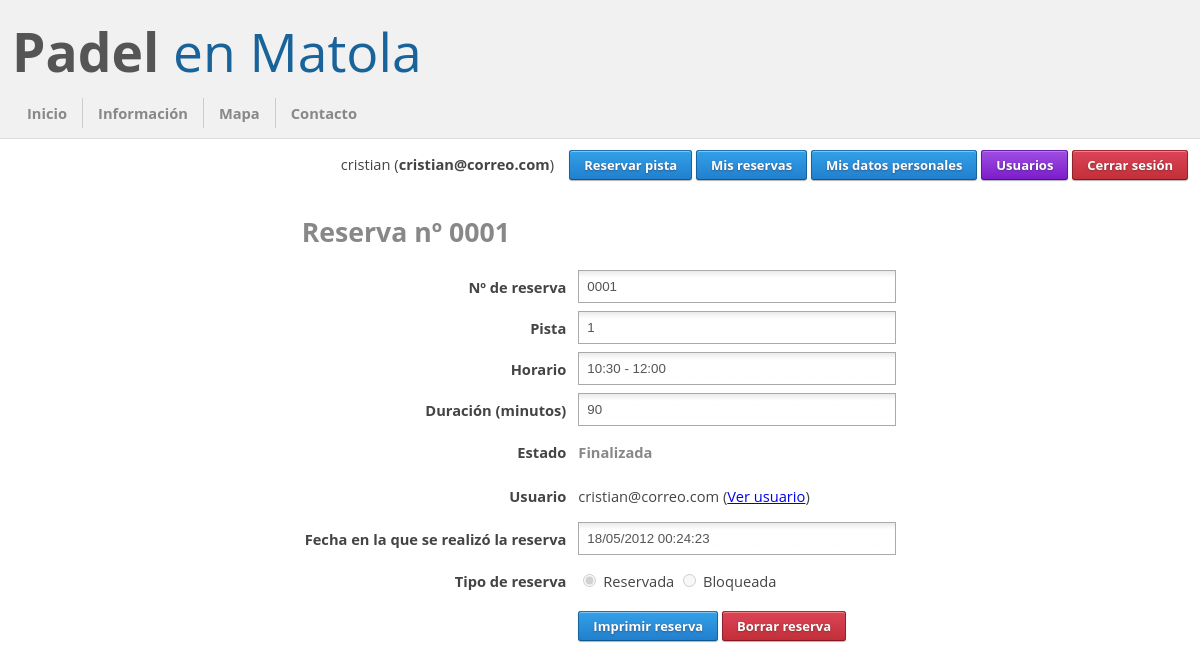
/Padel/reserva.php?id=1 (signed in), run on the app's committed database.
### tables this page shows
create table usuarios
(
    id int not null auto_increment,
    email varchar(255) not null,
    nombre text not null,
    contrasena varchar(40) not null,
    dni text not null,
    sexo enum ('hombre', 'mujer') not null,
    direccion text not null,
    telefono text not null,
    admin int not null default 0,
    fecha_registro datetime not null,
    primary key (id),
    unique (email)
);

create table reservas
(
    id int not null auto_increment,
    id_usuario int not null,
    id_pista int not null,
    fecha_inicio datetime not null,
    fecha_fin datetime not null,
    fecha_realizacion datetime not null,
    reservable int not null default 1,
    primary key (id),
    unique (id_pista, fecha_inicio),
    unique (id_pista, fecha_fin)
);

### Padel/minilibreria.php (called while the page is built, shortened)
<?php
    require_once 'constantes.php';
    require_once 'BD.php';
    require_once 'ENUsuario.php';
    require_once 'ENReserva.php';
    function getUsuario()
    {
        $usuario = null;
        if (!isset($_SESSION["usuario"]))
        {
            if (isset($_COOKIE["email"]) && isset($_COOKIE["contrasena"]))
            {
                $usuario2 = ENUsuario::obtenerPorEmail($_COOKIE["email"]);
                if ($usuario2 != null)
                {
                    if ($usuario2->getContrasena() == $_COOKIE["contrasena"])
                    {
                        $_SESSION["usuario"] = serialize($usuario2);
                        $usuario = $usuario2;
                    }
                }
            }
        }
        else
        {
            $usuario = unserialize($_SESSION["usuario"]);
        }
        return $usuario;
    }
    function filtrarCadena($cadena)
    {
        if ($cadena != NULL)
        {
            if (is_string($cadena) || is_numeric($cadena))
            {
                $cadena = str_replace("'", "", $cadena);
                $cadena = str_replace("\\", "", $cadena);
                $cadena = str_replace("\"", "", $cadena);
                $cadena = str_replace("=", "", $cadena);
                $cadena = str_replace(">", "", $cadena);
                $cadena = str_replace("<", "", $cadena);
                $cadena = str_replace("\/", "", $cadena);
                $cadena = str_replace("/", "", $cadena);
                $cadena = str_replace("%", "", $cadena);
                $cadena = str_replace(";", ":", $cadena);
                $cadena = str_replace("|", "", $cadena);
                $cadena = str_replace("&", "", $cadena);
                return $cadena;
            }
        }
        return "";
    }
    function rellenar($cadena,$caracter,$digitos)
    {
        while (strlen($cadena)<$digitos)
        {
            $cadena = "$caracter$cadena";
        }
        return $cadena;
    }
?>

### Padel/ENUsuario.php (called while the page is built, shortened)
<?php
require_once 'minilibreria.php';
class ENUsuario
{
    private $id;
    private $nombre;
     private $email;
     private $admin;
     public function getId()
     {
         return $this->id;
     }
     public function getNombre()
     {
         return $this->nombre;
     }
     public function getEmail()
     {
         return $this->email;
     }
     public function getAdmin()
     {
         return $this->admin;
     }
    public function  __construct()
    {
        $this->id = 0;
        $this->nombre = "";
        $this->email = "";
        $this->admin = false;
    }
    private static function obtenerDatos($fila)
    {
        $usuario = new ENUsuario;
        $usuario->id = $fila[0];
        $usuario->email = $fila[1];
        $usuario->nombre = utf8_encode($fila[2]);
        $usuario->contrasena = $fila[3];
        $usuario->dni = utf8_encode($fila[4]);
        $usuario->sexo = $fila[5];
        $usuario->direccion = utf8_encode($fila[6]);
        $usuario->telefono = utf8_encode($fila[7]);
        $usuario->admin = ($fila[8] == "0" || $fila == 0) ? false : true;
        $usuario->fecha_registro = new DateTime($fila[9]);
        return $usuario;
    }
    public static function obtenerPorId($id)
    {
        $id = filtrarCadena($id);
        $usuario = NULL;
        try
        {
            $sentencia = "select *";
            $sentencia = "$sentencia from usuarios";
            $sentencia = "$sentencia where id = '$id'";
            $resultado = mysql_query($sentencia, BD::conectar());
            if ($resultado)
            {
                $fila = mysql_fetch_array($resultado);
                if ($fila)
                {
                    $usuario = self::obtenerDatos($fila);
                }
            }
            else
            {
                echo "ENUsuario::obtenerPorId() ".mysql_error();
            }
        }
        catch (Exception $e)
        {
            $usuario = NULL;
            echo "ENUsuario::obtenerPorId() ".$e->getMessage();
        }
        return $usuario;
    }
}
?>

### Padel/ENReserva.php (called while the page is built, shortened)
<?php
require_once 'minilibreria.php';
class ENReserva
{
    private $id;
    private $id_usuario;
    private $id_pista;
    private $fecha_inicio;
    private $fecha_fin;
    private $fecha_realizacion;
    private $reservable;
    public function getId()
    {
        return $this->id;
    }
    public function getIdUsuario()
    {
        return $this->id_usuario;
    }
    public function getIdPista()
    {
        return $this->id_pista;
    }
    public function getFechaInicio()
    {
        return $this->fecha_inicio;
    }
    public function getFechaFin()
    {
        return $this->fecha_fin;
    }
    public function getFechaRealizacion()
    {
        return $this->fecha_realizacion;
    }
    public function getDuracion()
    {
        $interval = $this->fecha_inicio->diff($this->fecha_fin, true);
        return $interval->h * 60 + $interval->i;
    }
    public function getEstado()
    {
        if ($this->fecha_inicio > new DateTime())
            return "Pendiente";
        else if ($this->fecha_fin < new DateTime())
            return "Finalizada";
        else
            return "En curso";
    }
    public function getReservable()
    {
        return $this->reservable;
    }
    public function __construct()
    {
        $this->id = 0;
        $this->id_usuario = 0;
        $this->id_pista = 0;
        $this->fecha_inicio = new DateTime();
        $this->fecha_fin = new DateTime();
        $this->fecha_realizacion = new DateTime();
        $this->reservable = true;
    }
    private static function obtenerDatos($fila) {
        $reserva = new ENReserva;
        $reserva->id = $fila[0];
        $reserva->id_usuario = $fila[1];
        $reserva->id_pista = $fila[2];
        $reserva->fecha_inicio = new DateTime($fila[3]);
        $reserva->fecha_fin = new DateTime($fila[4]);
        $reserva->fecha_realizacion = new DateTime($fila[5]);
        $reserva->reservable = ($fila[6] == "0" || $fila[6] == 0) ? false : true;
        return $reserva;
    }
    public static function obtenerPorId($id)
    {
        $id = filtrarCadena($id);
        $usuario = NULL;
        try
        {
            $conexion = BD::conectar();
            $sentencia = "select *";
            $sentencia = "$sentencia from reservas";
            $sentencia = "$sentencia where id = '$id'";
            $resultado = mysql_query($sentencia, $conexion);
            if ($resultado)
            {
                $fila = mysql_fetch_array($resultado);
                if ($fila)
                {
                    $usuario = self::obtenerDatos($fila);
                }
            }
            else
            {
                echo "ENReserva::obtenerPorId() " . mysql_error();
            }
        }
        catch (Exception $e)
        {
            $usuario = NULL;
            echo "ENReserva::obtenerPorId() " . $e->getMessage();
        }
        return $usuario;
    }
}
?>

### Padel/BD.php (called while the page is built, shortened)
<?php
class BD
{
    private static $ip;
    private static $usuario;
    private static $contrasena;
    public static function espeficarDatos($ip, $usuario, $contrasena, $nombreBd)
    {
        self::$ip = $ip;
        self::$usuario = $usuario;
        self::$contrasena = $contrasena;
    }
    public static function conectar()
    {
        if (!($conexion=mysql_connect(self::$ip,self::$usuario,self::$contrasena)))
        {
            echo "BD::conectar No se pudo conectar al servidor de la base de datos.";
            $conexion = NULL;
            exit();
        }
        return $conexion;
    }
    public static function desconectar($conexion = NULL)
    {
        if ($conexion != NULL)
            return mysql_close($conexion);
        else
            return mysql_close();
    }
}
?>

### Padel/constantes.php (called while the page is built, shortened)
<?php
$RELLENO = 4;
?>

### Padel/reserva.php (the view, shortened to what this page needs)
<?php
include_once "base.php";
$usuario = getUsuario();
$id = getGet("id");
$reserva = ENReserva::obtenerPorId($id);
$usuarioReseva = ENUsuario::obtenerPorId($reserva->getIdUsuario());
baseSuperior("Reserva nº ".rellenar($reserva->getId(), '0', $RELLENO));
?>
<div id="externo">
    <div id="interno">
        <div id="reserva">
            <h3><span>Reserva nº <?php echo rellenar($reserva->getId(), '0', $RELLENO); ?></span></h3>
            <form id="formulario" action="operarborrarreserva.php" method="post" enctype="multipart/form-data" onsubmit="return confirmarBorrarReserva();">
                <table>
                    <tr>
                        <td class="columna1">Nº de reserva</td>
                        <td class="columna2">
                            <input type="text" value="<?php echo rellenar($reserva->getId(), '0', $RELLENO); ?>" readonly="readonly" class="textinput" />
                        </td>
                    </tr>
                    <tr>
                        <td class="columna1">Pista</td>
                        <td class="columna2"><input type="text" value="<?php echo $reserva->getIdPista(); ?>" readonly="readonly" class="textinput" /></td>
                    </tr>
                    <tr>
                        <td class="columna1">Horario</td>
                        <td class="columna2"><input type="text" value="<?php echo $reserva->getFechaInicio()->format('H:i')." - ".$reserva->getFechaFin()->format('H:i'); ?>" name="" readonly="readonly" class="textinput" /></td>
                    </tr>
                    <tr>
                        <td class="columna1">Duración (minutos)</td>
                        <td class="columna2"><input type="text" value="<?php echo $reserva->getDuracion(); ?>" readonly="readonly" class="textinput" /></td>
                    </tr>
                    <tr>
                        <td class="columna1">Estado</td>
                        <td class="columna2"><div class="textinputfake">
                            <?php
                                $clase = ($reserva->getEstado() ==  "Pendiente") ? "pendiente" : ($reserva->getEstado() == "Finalizada" ? "finalizada" : "encurso");
                                echo "<span class=\"$clase\">".$reserva->getEstado()."</span>\n";
                            ?>
                        </div></td>
                    </tr>
                    <tr>
                        <td class="columna1">Usuario</td>
                        <td class="columna2"><div class="textinputfake">
                            <?php echo $usuarioReseva->getEmail(); ?> (<a href="datosusuario.php?id=<?php echo $usuarioReseva->getId(); ?>">Ver usuario</a>)
                        </div></td>
                    </tr>
                    <tr>
                        <td class="columna1">Fecha en la que se realizó la reserva</td>
                        <td class="columna2"><input type="text" value="<?php echo $reserva->getFechaRealizacion()->format('d/m/Y H:i:s'); ?>" readonly="readonly" class="textinput" /></td>
                    </tr>
                    <?php if ($usuario->getAdmin()) { ?>
                    <tr>
                        <td class="columna1">Tipo de reserva</td>
                        <td class="columna2"><div class="textinputfake">
                            <input type="radio" name="tipo" value="" <?php echo ($reserva->getReservable()) ? "checked=\"checked\"" : ""; ?> readonly="readonly" disabled='disabled' /> Reservada
                            <input type="radio" name="tipo" value="" <?php echo (!$reserva->getReservable()) ? "checked=\"checked\"" : ""; ?> readonly="readonly" disabled='disabled' /> Bloqueada
                        </div></td>
                    </tr>
                    <?php } ?>
                    <tr>
                        <td class="columna1"></td>
                        <td class="columna2"><div class="textinputfake">
                            <a class="freshbutton-blue" onclick="print();">Imprimir reserva</a>
                            <?php if ($reserva->getEstado() == "Pendiente" || $usuario->getAdmin()) { ?>
                            <a class="freshbutton-red" onclick="if (confirmarBorrarReserva()) document.getElementById('formulario').submit();">Borrar reserva</a>
                            <?php } else { ?>
                            <a class="freshbutton-disabled">Borrar reserva</a>
                            <?php } ?>
                        </div></td>
                    </tr>
               </table>
            </form>
        </div>
    </div>
</div>
<?php
baseInferior();
?>

### Padel/base.php (shortened to what this page needs)
<?php
require_once("minilibreria.php");
function baseSuperior($titulo, $mostrarmenu = true)
{
?><!DOCTYPE html PUBLIC "-//W3C//DTD XHTML 1.0 Strict//EN" "http://www.w3.org/TR/xhtml1/DTD/xhtml1-strict.dtd">
<html xmlns="http://www.w3.org/1999/xhtml" xml:lang="es" lang="es">
    <head>
        <link type="text/css" rel="stylesheet" href="css/freshbutton.css" media="screen" />
        <link type="text/css" rel="stylesheet" href="css/cupertino/jquery-ui-1.8.20.custom.css" media="screen" />
    </head>
    <body>
        <div id="contenedor">
            <div id="cabecera">
                <div id="titulo">
                    <h1><a href="index.php">Padel <span class="otrocolor">en Matola</span></a></h1>
                </div>
                <div id="navegacion">
                    <a href="index.php">Inicio</a><a href="informacion.php">Información</a><a href="mapa.php">Mapa</a><a href="contacto.php" class="ultimo">Contacto</a>
                </div>
            </div>
            <div id="contenido">
                <div id="menu" <?php if (!$mostrarmenu) echo "style=\"display: none;\""; ?> >
<?php
$usuario = getUsuario();
if ($usuario != null)
{
?>
                    <span><?php echo $usuario->getNombre(); ?> (<strong><?php echo $usuario->getEmail(); ?></strong>)&nbsp;&nbsp;&nbsp;</span>
                    <a href="reservar.php" class="freshbutton-blue">Reservar pista</a>
                    <a href="reservas.php" class="freshbutton-blue">Mis reservas</a>
                    <a href="perfil.php" class="freshbutton-blue">Mis datos personales</a>
<?php
if ($usuario->getAdmin())
{
?>
                    <a href="usuarios.php" class="freshbutton-purple">Usuarios</a>
<?php
}
?>
                    <a href="cerrarsesion.php" class="freshbutton-red">Cerrar sesión</a>
<?php
}
else
{
?>
                    <a href="iniciarsesion.php" class="freshbutton-blue">Iniciar sesión</a> o <a href="registrarse.php">registrarse</a> para reservar pista
<?php
}
?>
                </div>
                <div id="cuerpo">
<?php
}
function baseInferior()
{
?>
                </div>
            </div>
            <div id="pie"></div>
        </div>
    </body>
</html>
<?php
}
?>

### data on the page
usuarios: nombre "cristian", email "cristian@correo.com"
reservas: id "0001", id_pista "1", fecha_inicio+fecha_fin "10:30 - 12:00", fecha_inicio+fecha_fin "90", fecha_fin "Finalizada", fecha_realizacion "18/05/2012 00:24:23", reservable "☑"
